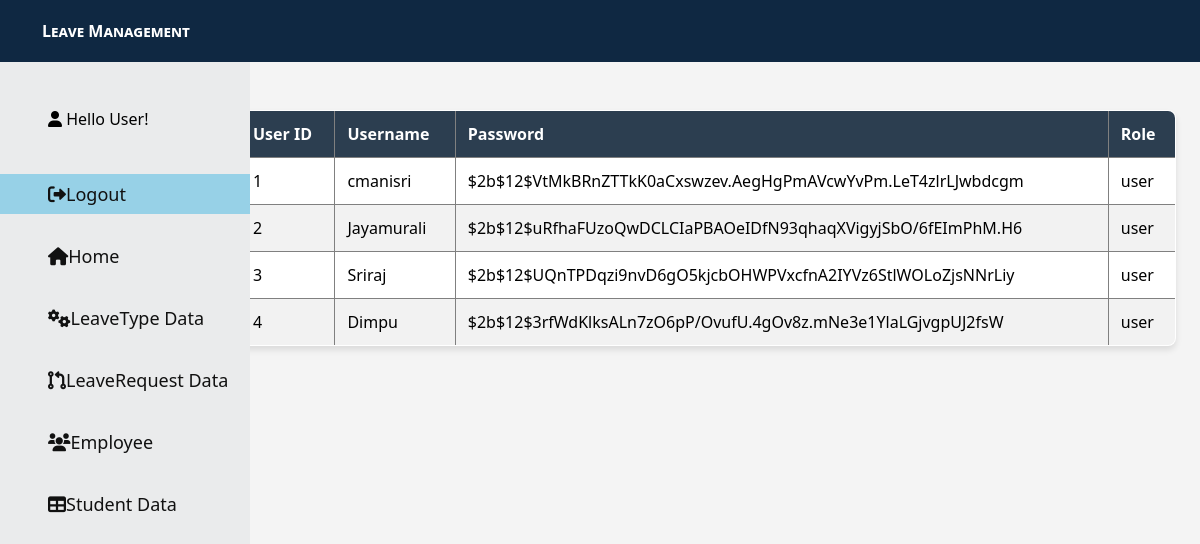
Page /Employee on the committed database.
### tables this page shows
CREATE TABLE Users (
       id INTEGER PRIMARY KEY AUTOINCREMENT,
       username TEXT NOT NULL,
       password TEXT NOT NULL,
       role TEXT NOT NULL        
   );

### app.py (the view)
@app.route('/Employee')
def display_employee_table():
   conn = sqlite3.connect('database.db')
   cursor = conn.cursor()
   cursor.execute("SELECT rowid, * FROM Users")
   rows = cursor.fetchall()
   conn.close()
   return render_template('Employee.html', rows=rows)

### templates/Employee.html (shortened to what this page needs)
<!DOCTYPE html>
<html lang="en">
<head>
</head>
<body>
    {% include 'dashboard.html' %}
    <table border="1">
        <thead>
            <tr>
                <th>User ID</th>
                <th>Username</th>
                <th>Password</th>
                <th>Role</th>
            </tr>
        </thead>
        <tbody>
            {% for row in rows %}
            <tr>
                <td>{{ row[1] }}</td>
                <td>{{ row[2] }}</td>
                <td>{{ row[3] }}</td>
                <td>{{ row[4] }}</td>
            </tr>
            {% endfor %}
        </tbody>
    </table>
</body>
</html>

### templates/Employee.html (style rules this page uses)
body { font-family: 'Segoe UI', Tahoma, Geneva, Verdana, sans-serif; background-color: #f4f4f4; margin: 0; padding: 0; }
table { width: 78%; border-collapse: collapse; margin-top: 20px; border-radius: 8px; overflow: hidden; box-shadow: 0 4px 6px rgba(0, 0, 0, 0.1); background-color: #fff; margin-left: 20%; }
th, td { padding: 12px; text-align: left; }
th { background-color: #2c3e50; color: #fff; }
tr:nth-child(even) { background-color: #f2f2f2; }

### rows in the picture
Users: id "1", username "cmanisri", password "$2b$12$VtMkBRnZTTkK0aCxswzev.AegHgPmAVcwYvPm.LeT4zlrLJwbdcgm", role "user"
Users: id "2", username "Jayamurali", password "$2b$12$uRfhaFUzoQwDCLCIaPBAOeIDfN93qhaqXVigyjSbO/6fEImPhM.H6", role "user"
Users: id "3", username "Sriraj", password "$2b$12$UQnTPDqzi9nvD6gO5kjcbOHWPVxcfnA2IYVz6StlWOLoZjsNNrLiy", role "user"
Users: id "4", username "Dimpu", password "$2b$12$3rfWdKlksALn7zO6pP/OvufU.4gOv8z.mNe3e1YlaLGjvgpUJ2fsW", role "user"

### other values in the picture
{{ "Hello User!" }} "Hello User!"
